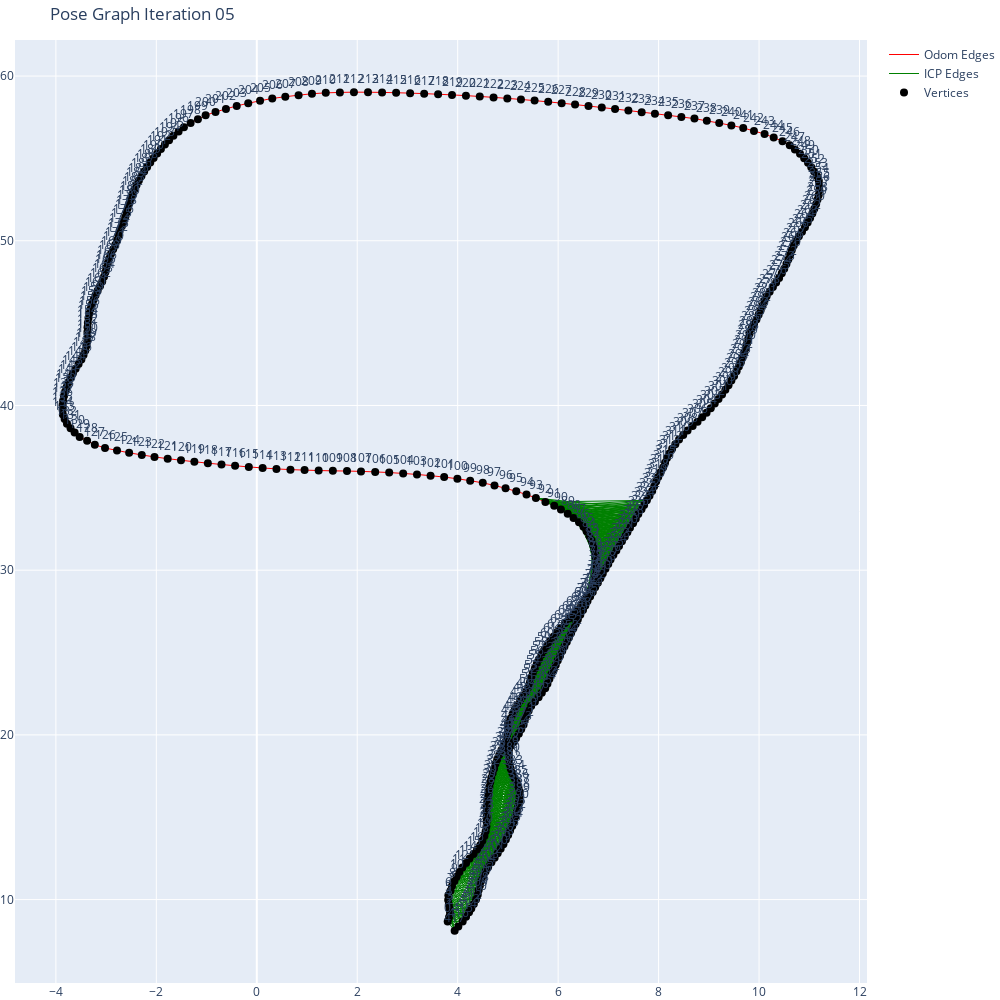
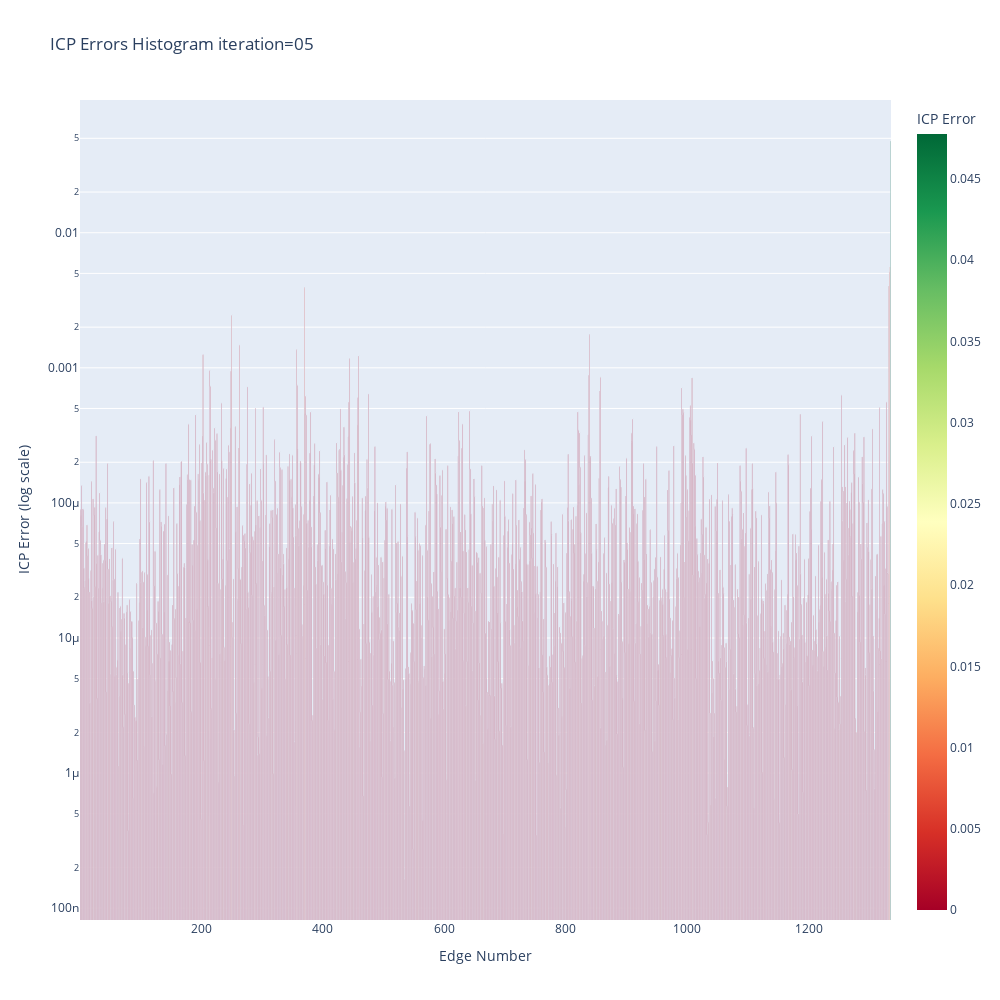

These figures' notebook cell, in order:
### Code cell
display_pose_graph(json_path, 5, True, True)
display_icp_errors_histogram(json_path, 5)

### Figure 1 — Plotly figure (JSON) as saved in the notebook; plotly's stock layout.template omitted (floating-point values rounded to 4 significant figures; data arrays with more than 128 entries replaced by an {"elided": "..."} marker saying what was removed)
{"data": [{"hoverinfo": "none", "line": {"color": "red", "width": 1}, "mode": "lines", "name": "Odom Edges", "type": "scatter", "x": {"elided": "1251 float values"}, "y": {"elided": "1251 float values"}}, {"hoverinfo": "none", "line": {"color": "green", "width": 1}, "mode": "lines", "name": "ICP Edges", "type": "scatter", "x": {"elided": "4005 float values"}, "y": {"elided": "4005 float values"}}, {"hoverinfo": "text", "marker": {"color": "black", "size": 8}, "mode": "markers+text", "name": "Vertices", "text": {"elided": "418 str values"}, "textposition": "top center", "type": "scatter", "x": {"elided": "418 float values"}, "y": {"elided": "418 float values"}}], "layout": {"height": 1000, "hovermode": "closest", "margin": {"b": 0, "l": 0, "r": 0, "t": 40}, "showlegend": true, "title": {"text": "Pose Graph Iteration 05"}, "width": 1000, "xaxis": {"autorange": true, "range": [-4.815, 12.15], "type": "linear"}, "yaxis": {"autorange": true, "range": [4.936, 62.19], "type": "linear"}}}

### Figure 2 — Plotly figure (JSON) as saved in the notebook; plotly's stock layout.template omitted (floating-point values rounded to 4 significant figures; data arrays with more than 128 entries replaced by an {"elided": "..."} marker saying what was removed)
{"data": [{"alignmentgroup": "True", "hovertemplate": "Edge Number=%{x}<br>ICP Error=%{marker.color}<extra></extra>", "legendgroup": "", "marker": {"color": {"elided": "1335 float values"}, "coloraxis": "coloraxis", "pattern": {"shape": ""}}, "name": "", "offsetgroup": "", "orientation": "v", "showlegend": false, "text": {"elided": "1335 float values"}, "textposition": "outside", "texttemplate": "%{text:.2f}", "type": "bar", "x": {"elided": "1335 int values"}, "xaxis": "x", "y": {"elided": "1335 float values"}, "yaxis": "y"}], "layout": {"barmode": "relative", "coloraxis": {"colorbar": {"title": {"text": "ICP Error"}}, "colorscale": [[0, "rgb(165,0,38)"], [0.1, "rgb(215,48,39)"], [0.2, "rgb(244,109,67)"], [0.3, "rgb(253,174,97)"], [0.4, "rgb(254,224,139)"], [0.5, "rgb(255,255,191)"], [0.6, "rgb(217,239,139)"], [0.7, "rgb(166,217,106)"], [0.8, "rgb(102,189,99)"], [0.9, "rgb(26,152,80)"], [1, "rgb(0,104,55)"]]}, "height": 1000, "legend": {"tracegroupgap": 0}, "title": {"text": "ICP Errors Histogram iteration=05"}, "width": 1000, "xaxis": {"anchor": "y", "autorange": true, "domain": [0, 1], "range": [0.5, 1336.0], "title": {"text": "Edge Number"}, "type": "linear"}, "yaxis": {"anchor": "x", "autorange": true, "domain": [0, 1], "range": [-7.088, -1.017], "title": {"text": "ICP Error (log scale)"}, "type": "log"}}}
